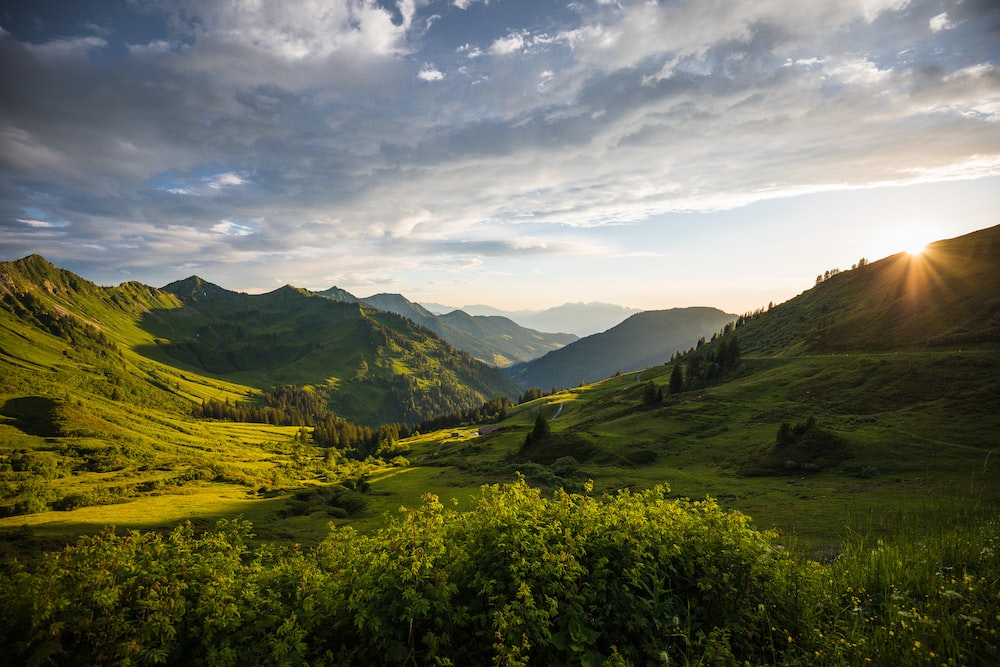
#> input picture DIP_1/landscape.jpg, 1000 x 667 px
$ python Practice_1.py
#> lines starting #> are read from the running program, lines starting #| are printed output that depends on the picture
from PIL import Image
import matplotlib.pyplot as plt
import cv2
import numpy as np

image_path = 'landscape.jpg'
rgb_image = Image.open(image_path)
#> rgb_image is the input picture: PIL image 1000x667 RGB; mean R, G, B 107.1, 108.5, 88.5

image_array = np.array(rgb_image)
image_shape = image_array.shape
#> image_shape = (667, 1000, 3)

gray_image = np.zeros_like(image_array[:, :, 0])

for i in range(image_shape[0]):
    for j in range(image_shape[1]):
        red = image_array[i, j, 0]
        green = image_array[i, j, 1]
        blue = image_array[i, j, 2]

        gray_value = int(red * .29 + green * .58 + blue * .11)
        gray_image[i,j] = gray_value
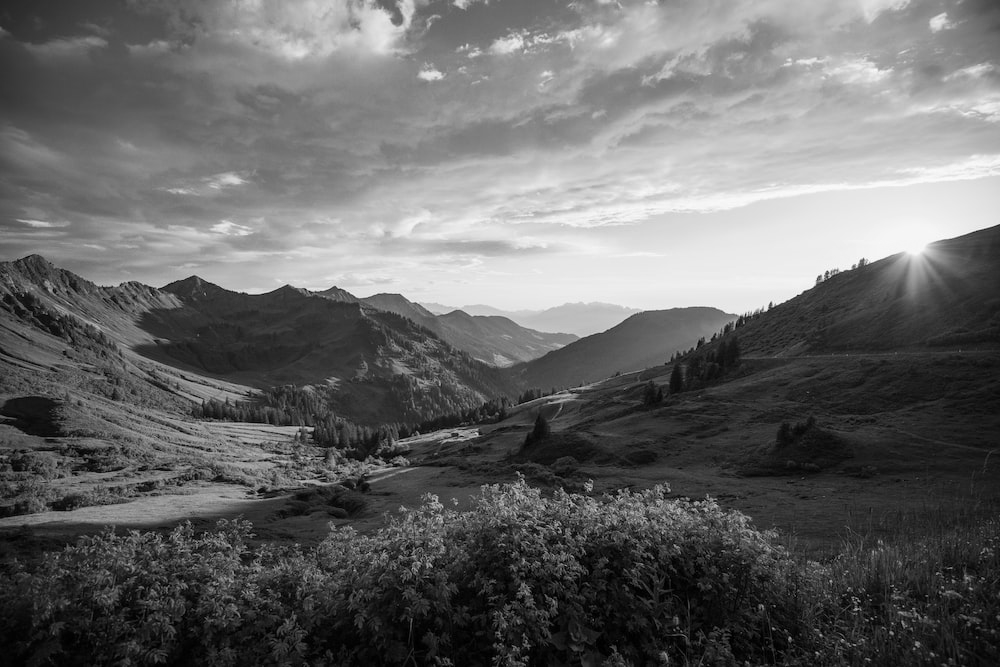
#> gray_image: shape (667, 1000); min 0, max 249, mean 103.3

plt.subplot(1,2,1)
plt.imshow(rgb_image)

plt.subplot(1,2,2)
plt.imshow(gray_image, cmap='gray')

plt.show()
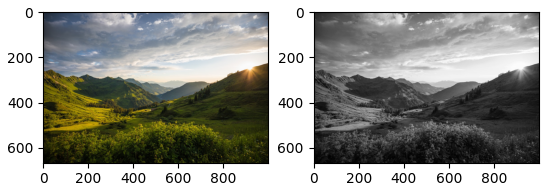
#> figure drawn by matplotlib, 2 panels
